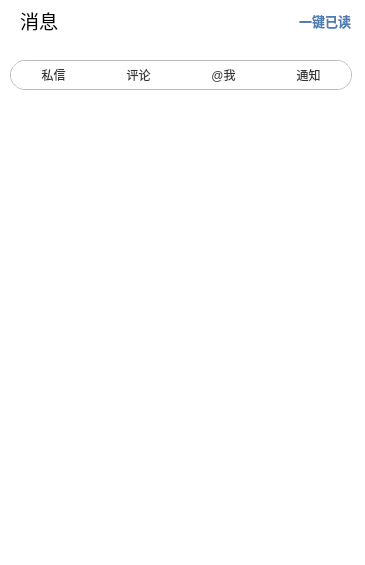
<?xml version="1.0" encoding="UTF-8"?>
<ui version="4.0">
 <class>MessageForm</class>
 <widget class="QWidget" name="MessageForm">
  <property name="geometry">
   <rect>
    <x>0</x>
    <y>0</y>
    <width>365</width>
    <height>565</height>
   </rect>
  </property>
  <property name="windowTitle">
   <string>Form</string>
  </property>
  <property name="styleSheet">
   <string notr="true">QWidget {
    background: white;
    border: 0px;
    border-radius: 1px;
}

/*包裹按钮的背景*/
QWidget#widGroupBut {
    background: rgb(255, 255, 255);
    border: 1px solid rgb(187, 187, 187);
    border-radius: 15px;
}

QPushButton {
    color: rgb(55, 55, 55);
    background: rgb(255, 255, 255);
    border: 0px;
    border-radius: 14px;
}

QPushButton:hover {
    background: rgb(244, 244, 244);
    border: 0px;
    border-radius: 14px;
}

QPushButton:checked {
    color: rgb(255, 255, 255);
    background: rgb(187, 187, 187);
    border: 0px;
    border-radius: 14px;
}

QListWidget {
    border: 1px;
    background: white;
    border-radius: 5px;
}

QListWidget::Item {
    background: white;
    height: 60px;
}

QListWidget::Item:hover {
    background: rgb(246, 246, 247);
}
QLabel#labMess
{
	color: rgb(0, 0, 0);
}

QPushButton#btnRead{
    color: rgb(80, 125, 175);
}


QPushButton#btnRead:hover{
 	border-radius: 8px;
}

QPushButton#btnRead:pressed{
	background: rgb(253, 245, 245);
    color: rgb(236, 65, 65);
 	border-radius: 8px;
}</string>
  </property>
  <widget class="QWidget" name="layoutWidget">
   <property name="geometry">
    <rect>
     <x>20</x>
     <y>0</y>
     <width>331</width>
     <height>41</height>
    </rect>
   </property>
   <layout class="QHBoxLayout" name="horizontalLayout">
    <item>
     <widget class="QLabel" name="labMess">
      <property name="font">
       <font>
        <family>Microsoft YaHei UI</family>
        <pointsize>14</pointsize>
       </font>
      </property>
      <property name="text">
       <string>消息</string>
      </property>
     </widget>
    </item>
    <item>
     <spacer name="horizontalSpacer">
      <property name="orientation">
       <enum>Qt::Orientation::Horizontal</enum>
      </property>
      <property name="sizeHint" stdset="0">
       <size>
        <width>218</width>
        <height>20</height>
       </size>
      </property>
     </spacer>
    </item>
    <item>
     <widget class="QPushButton" name="btnRead">
      <property name="sizePolicy">
       <sizepolicy hsizetype="Minimum" vsizetype="Fixed">
        <horstretch>0</horstretch>
        <verstretch>0</verstretch>
       </sizepolicy>
      </property>
      <property name="minimumSize">
       <size>
        <width>0</width>
        <height>25</height>
       </size>
      </property>
      <property name="font">
       <font>
        <pointsize>10</pointsize>
        <bold>true</bold>
       </font>
      </property>
      <property name="text">
       <string>一键已读</string>
      </property>
     </widget>
    </item>
   </layout>
  </widget>
  <widget class="QListWidget" name="listMessage">
   <property name="geometry">
    <rect>
     <x>0</x>
     <y>100</y>
     <width>361</width>
     <height>471</height>
    </rect>
   </property>
   <property name="verticalScrollMode">
    <enum>QAbstractItemView::ScrollMode::ScrollPerPixel</enum>
   </property>
  </widget>
  <widget class="QWidget" name="widGroupBut" native="true">
   <property name="geometry">
    <rect>
     <x>10</x>
     <y>60</y>
     <width>342</width>
     <height>30</height>
    </rect>
   </property>
   <widget class="QPushButton" name="ptnPer">
    <property name="geometry">
     <rect>
      <x>1</x>
      <y>1</y>
      <width>85</width>
      <height>28</height>
     </rect>
    </property>
    <property name="font">
     <font>
      <family>Microsoft YaHei UI</family>
     </font>
    </property>
    <property name="text">
     <string>私信</string>
    </property>
    <property name="checkable">
     <bool>true</bool>
    </property>
   </widget>
   <widget class="QPushButton" name="ptnComment">
    <property name="geometry">
     <rect>
      <x>86</x>
      <y>1</y>
      <width>85</width>
      <height>28</height>
     </rect>
    </property>
    <property name="font">
     <font>
      <family>Microsoft YaHei UI</family>
     </font>
    </property>
    <property name="text">
     <string>评论</string>
    </property>
    <property name="checkable">
     <bool>true</bool>
    </property>
   </widget>
   <widget class="QPushButton" name="ptnMe">
    <property name="geometry">
     <rect>
      <x>171</x>
      <y>1</y>
      <width>85</width>
      <height>28</height>
     </rect>
    </property>
    <property name="font">
     <font>
      <family>Microsoft YaHei UI</family>
     </font>
    </property>
    <property name="text">
     <string>@我</string>
    </property>
    <property name="checkable">
     <bool>true</bool>
    </property>
   </widget>
   <widget class="QPushButton" name="ptnInform">
    <property name="geometry">
     <rect>
      <x>256</x>
      <y>1</y>
      <width>85</width>
      <height>28</height>
     </rect>
    </property>
    <property name="font">
     <font>
      <family>Microsoft YaHei UI</family>
     </font>
    </property>
    <property name="text">
     <string>通知</string>
    </property>
    <property name="checkable">
     <bool>true</bool>
    </property>
   </widget>
  </widget>
 </widget>
 <resources/>
 <connections/>
</ui>
